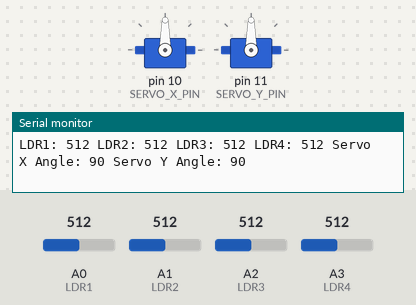
Recording of a sketch running on a simulated Arduino Uno, built with avr-gcc and run on an emulated ATmega328P. Shown: 2 × servo, the last lines printed to the serial monitor. Inputs (shaded band) come from the test bench; at power-on: A0 (LDR1) = 512, A1 (LDR2) = 512, A2 (LDR3) = 512, A3 (LDR4) = 512.

Above: at 1.2 s.
1.3 s: A0 (LDR1) set to 110
At 1.9 s:
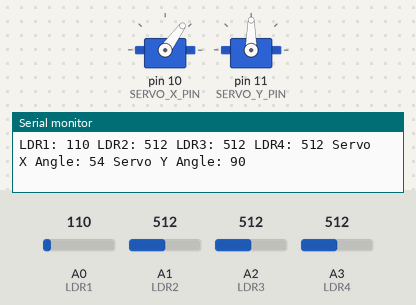
2.8 s: A0 (LDR1) set to 93
At 3.1 s:
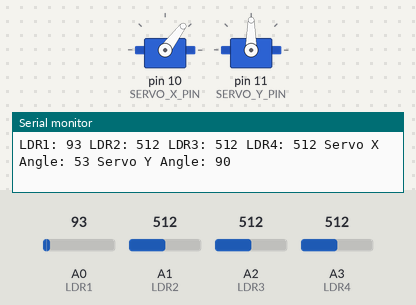
5.8 s: A1 (LDR2) set to 614
At 6.4 s:
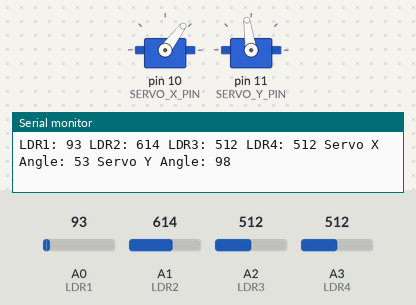
8.8 s: A1 (LDR2) set to 637
At 9.8 s:
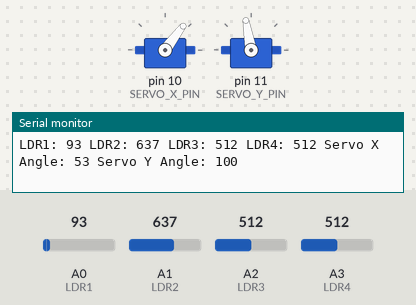
10.3 s: A2 (LDR3) set to 716
At 11.1 s:
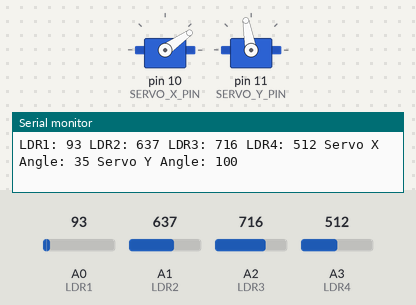
11.8 s: A3 (LDR4) set to 716
At 12.3 s:
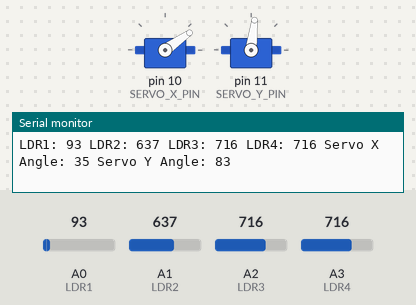
Timing chart, 0 to 14.3 s (numbered marks = the images above; inputs shaded):
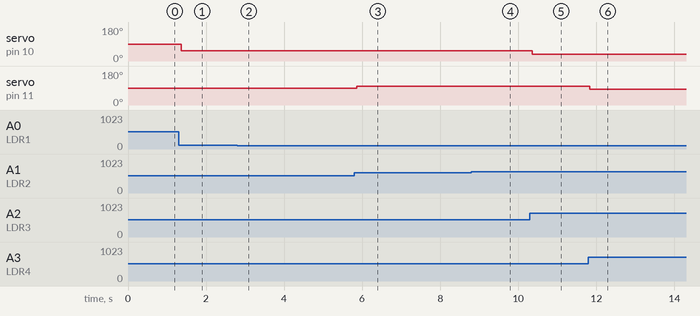

The sketch:

Test1.ino
```cpp
#include <Servo.h>

#define LDR1 A0
#define LDR2 A1
#define LDR3 A2
#define LDR4 A3

#define SERVO_X_PIN 10
#define SERVO_Y_PIN 11

Servo servoX;
Servo servoY;

void setup() {
  Serial.begin(9600);
  servoX.attach(SERVO_X_PIN);
  servoY.attach(SERVO_Y_PIN);
}

void loop() {
  int ldr1Value = analogRead(LDR1);
  int ldr2Value = analogRead(LDR2);
  int ldr3Value = analogRead(LDR3);
  int ldr4Value = analogRead(LDR4);

  int ldrSum = ldr1Value + ldr2Value + ldr3Value + ldr4Value;

  // Menghitung rata-rata nilai dari 4 LDR
  int averageValue = ldrSum / 4;

  // Menghitung perbedaan nilai antara setiap LDR dengan nilai rata-rata
  int ldr1Difference = ldr1Value - averageValue;
  int ldr2Difference = ldr2Value - averageValue;
  int ldr3Difference = ldr3Value - averageValue;
  int ldr4Difference = ldr4Value - averageValue;

  // Menggerakkan servo X untuk menyeimbangkan nilai LDR
  int servoXAngle = map(ldr1Difference - ldr3Difference, -1023, 1023, 0, 180); // Sesuaikan nilai minimum dan maksimum dengan karakteristik servo yang digunakan
  servoX.write(servoXAngle);

  // Menggerakkan servo Y untuk menyeimbangkan nilai LDR
  int servoYAngle = map(ldr2Difference - ldr4Difference, -1023, 1023, 0, 180); // Sesuaikan nilai minimum dan maksimum dengan karakteristik servo yang digunakan
  servoY.write(servoYAngle);

  Serial.print("LDR1: ");
  Serial.print(ldr1Value);
  Serial.print(" LDR2: ");
  Serial.print(ldr2Value);
  Serial.print(" LDR3: ");
  Serial.print(ldr3Value);
  Serial.print(" LDR4: ");
  Serial.print(ldr4Value);
  Serial.print(" Servo X Angle: ");
  Serial.print(servoXAngle);
  Serial.print(" Servo Y Angle: ");
  Serial.println(servoYAngle);

  delay(100);
}
```

Measured:
- after the input at 1.3 s, servo on pin 10 (SERVO_X_PIN): 90° → 54° after 0.06 s
- after the input at 2.8 s, servo on pin 10 (SERVO_X_PIN): 54° → 53° at once
- after the input at 5.8 s, servo on pin 11 (SERVO_Y_PIN): 90° → 98° after 0.06 s
- after the input at 8.8 s, servo on pin 11 (SERVO_Y_PIN): 98° → 100° after 0.09 s
- after the input at 10.3 s, servo on pin 10 (SERVO_X_PIN): 53° → 35° after 0.06 s
- after the input at 11.8 s, servo on pin 11 (SERVO_Y_PIN): 100° → 83° at once
